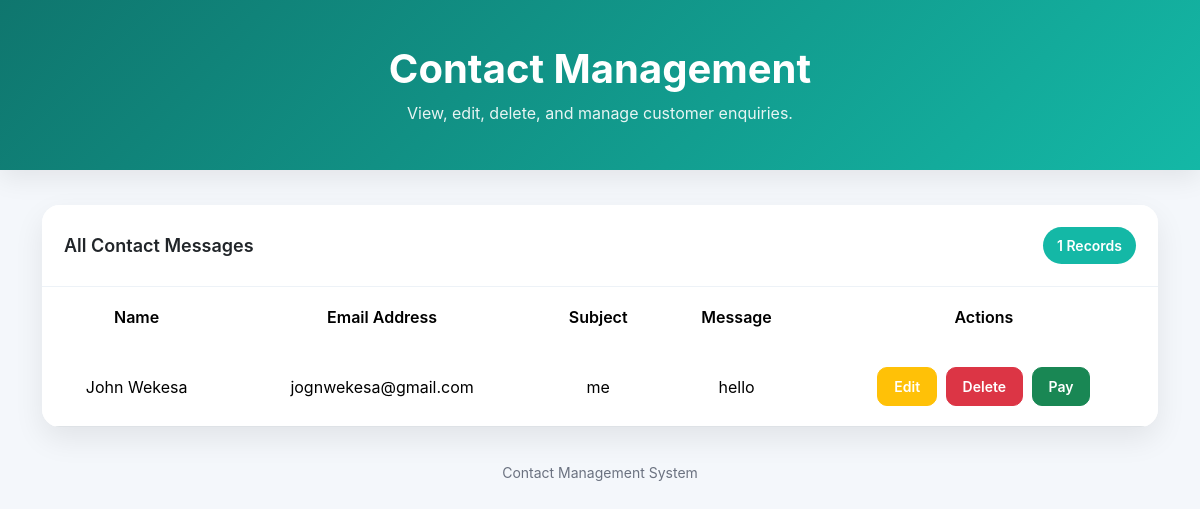
/show/, run on an earlier commit of the app's database.
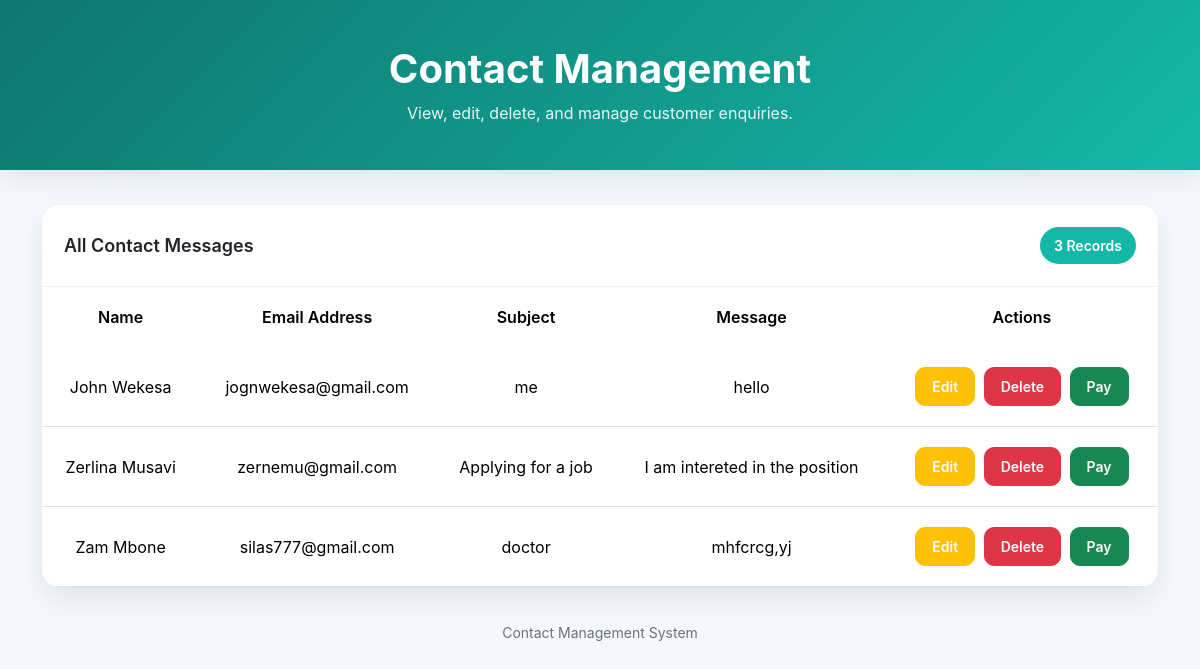
And on a later commit of the database.
### Genesisapp/models.py (models this page shows, shortened)
class Contact (models.Model):
 name =models.CharField(max_length=20)
 email=models.EmailField()
 subject=models.CharField(max_length=200)
 message=models.TextField()

### Genesisapp/views.py (the view)
# urls.py: path('show/', views.show, name = 'show'),
def show(request):
    all = Contact.objects.all()
    return render (request, 'show.html', {'all':all})

### templates/show.html (shortened to what this page needs)
{% load static %}
<!DOCTYPE html>
<html lang="en">
<head>
    <link rel="stylesheet" href="{% static 'assets/vendor/bootstrap/css/bootstrap.min.css' %}">
</head>
<body>
    <div class="header">
        <div class="container text-center">
            <h1>Contact Management</h1>
            <p>View, edit, delete, and manage customer enquiries.</p>
        </div>
    </div>
    <div class="container">
        <div class="card">
            <div class="card-header d-flex justify-content-between align-items-center">
                <span>All Contact Messages</span>
                <span class="badge-count">
                    {{ all|length }} Records
                </span>
            </div>
            <div class="table-responsive">
                <table class="table table-hover align-middle">
                    <thead>
                        <tr>
                            <th>Name</th>
                            <th>Email Address</th>
                            <th>Subject</th>
                            <th>Message</th>
                            <th>Actions</th>
                        </tr>
                    </thead>
                    <tbody>
                        {% for contact in all %}
                        <tr>
                            <td>{{ contact.name }}</td>
                            <td>{{ contact.email }}</td>
                            <td>{{ contact.subject }}</td>
                            <td>{{ contact.message }}</td>
                            <td>
                                <a href="/edit/{{ contact.id }}" class="btn btn-warning btn-sm">
                                    Edit
                                </a>
                                <a href="/delete/{{ contact.id }}" class="btn btn-danger btn-sm">
                                    Delete
                                </a>
                                <a href="{% url 'payment' %}" class="btn btn-success btn-sm">
                                    Pay
                                </a>
                            </td>
                        </tr>
                        {% empty %}
                        <tr>
                            <td colspan="5" class="text-center py-5 text-muted">
                                No contact records found.
                            </td>
                        </tr>
                        {% endfor %}
                    </tbody>
                </table>
            </div>
        </div>
    </div>
    <div class="footer">
        Contact Management System
    </div>
</body>
</html>

What changed in the data, as far as the page shows it:
added Contact: name "Zerlina Musavi", email "zernemu@gmail.com", subject "Applying for a job", message "I am intereted in the position"
added Contact: name "Zam Mbone", email "silas777@gmail.com", subject "doctor", message "mhfcrcg,yj"
Also different on the page:
{{ all|length }}: "1" → "3"
